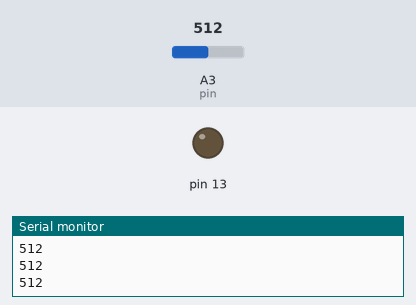
Bench run of a sketch on a simulated Arduino Uno, built with avr-gcc and run on an emulated ATmega328P. On the bench: output pins drawn as LEDs (lit = HIGH), the last lines printed to the serial monitor. The inputs (shaded band) are chosen by the test bench; at power-on: A3 (pin) = 512.

Above: at 1.2 s.
1.3 s: A3 (pin) set to 742
2.8 s: A3 (pin) set to 765
At 3.7 s:
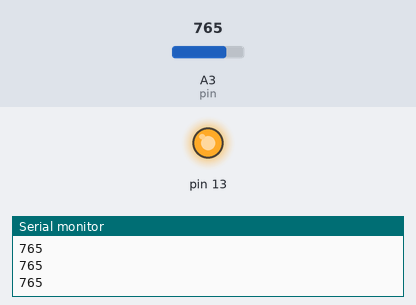
4.3 s: A3 (pin) set to 740
At 4.6 s:
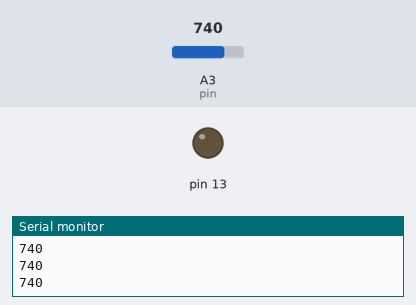
5.8 s: A3 (pin) set to 760
At 7.0 s:
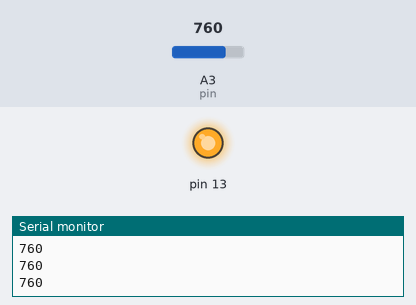
Timing chart, 0 to 8.3 s (numbered marks = the images above; inputs shaded):
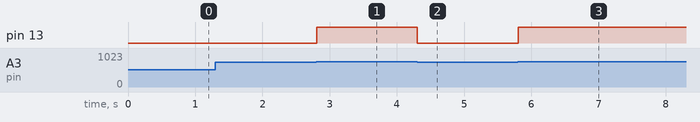

Measured:
- the behaviour switches between 750 and 751 on A3 (pin) (found by bisection; images 0 and 1)
- after the input at 2.8 s, pin 13: LOW → HIGH at once
- after the input at 4.3 s, pin 13: HIGH → LOW at once
- after the input at 5.8 s, pin 13: LOW → HIGH at once

The sketch:

teensy_contactMic.ino
```cpp
unsigned long lastBlink;

int pin = A3;

void setup() {
  Serial.begin(9600);
  while(!Serial);
  pinMode(pin, INPUT);
  pinMode(13, OUTPUT);
}

void loop() {
  int pinValue = analogRead(pin);
  // int pinValue = digitalRead(2);
  Serial.println(pinValue);

  //if (digitalRead(2) == HIGH)
  if (pinValue > 750)
  {
    digitalWrite(13, HIGH);
    lastBlink = millis();
  }
  else //if (millis() > lastBlink + 50)
  {
    digitalWrite(13, LOW);
  }
  delay(10); // Teensy Serial object always communicates at 12 Mbit/sec USB speed. Many computers can not update the serial monitor window if there is no delay to limit the speed!
}
```
